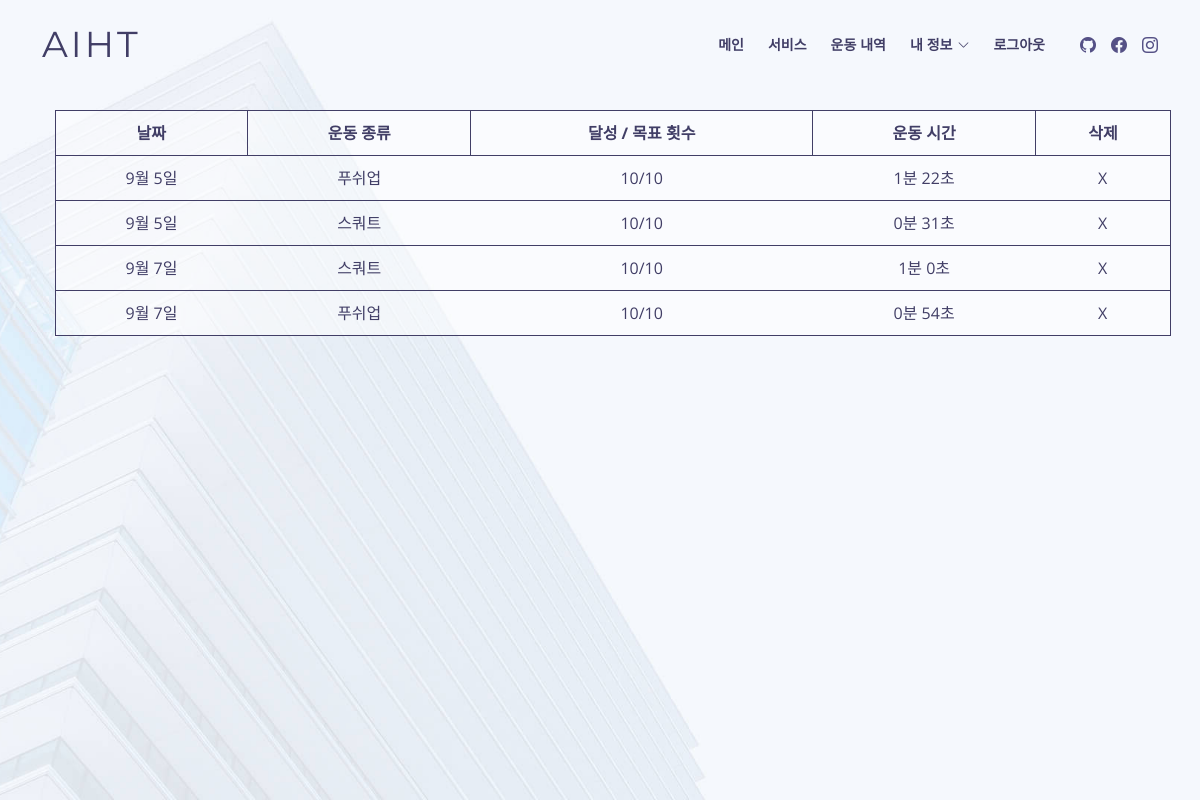
Before: /result_list (signed in) with the older database file.
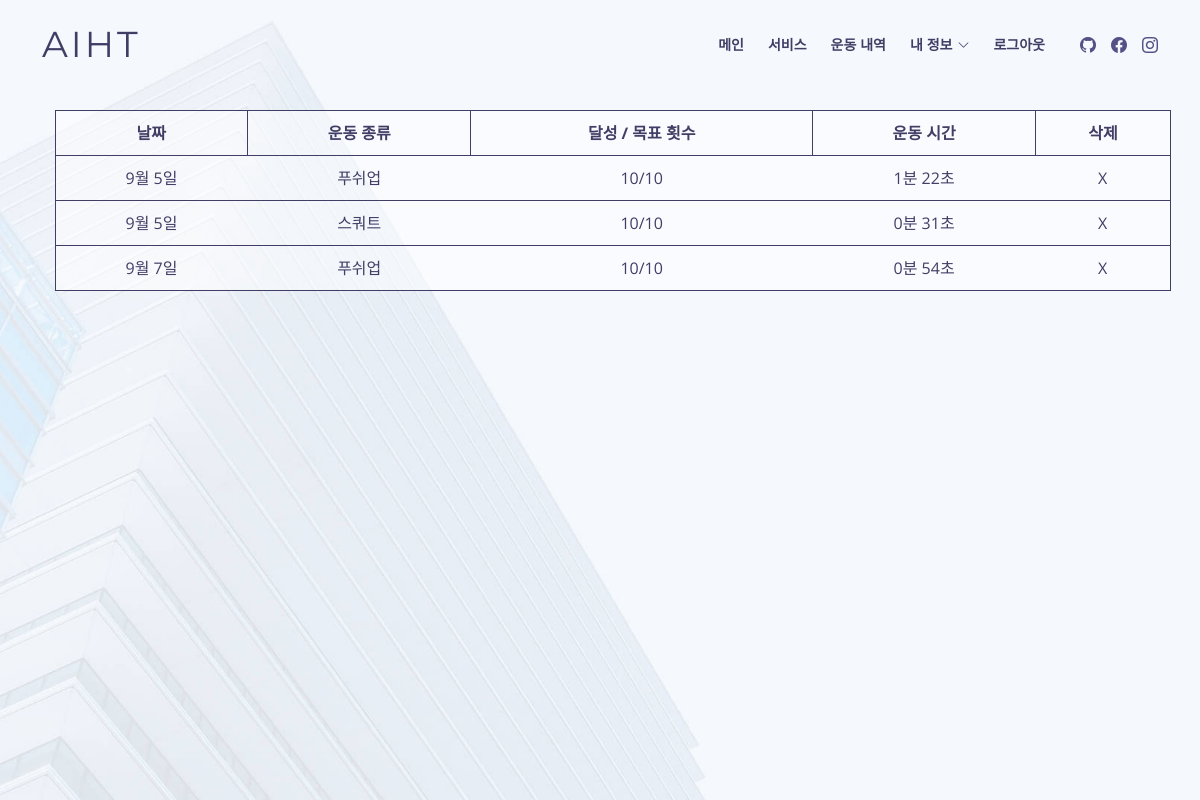
After: the same page with the newer database file.
### app.py (models this page shows, shortened)
class Result(db.Model):
    __tablename__ = 'result'
    id = db.Column(db.Integer, primary_key=True)
    date = db.Column(db.String(80), nullable=False)
    exercise = db.Column(db.String(80), nullable=False)
    result_num = db.Column(db.String(80), nullable=False)
    exercise_time = db.Column(db.String(80), nullable=False)
    user_id = db.Column(db.Integer, ForeignKey('user.username'))
    user = relationship("User", backref=backref('results', order_by=id))

### app.py (the view)
@app.route('/result_list', methods=['GET'])
def result_list():
    if session['login']:
        results = Result.query.filter_by(user_id=session['username']).all()
        return render_template('result_list.html', results=results)
    else:
        return redirect(url_for('login'))

### templates/result_list.html (shortened to what this page needs)
<!DOCTYPE html>
<html lang="ko">
<head>
  <link href="../static/main/vendor/aos/aos.css" rel="stylesheet">
  <link href="../static/main/vendor/bootstrap/css/bootstrap.min.css" rel="stylesheet">
  <link href="../static/main/vendor/bootstrap-icons/bootstrap-icons.css" rel="stylesheet">
  <link href="../static/main/vendor/glightbox/css/glightbox.min.css" rel="stylesheet">
  <link href="../static/main/vendor/swiper/swiper-bundle.min.css" rel="stylesheet">
  <link href="../static/main/css/style.css" rel="stylesheet">
</head>
<body>
  <header id="header" class="fixed-top d-flex align-items-center header-transparent">
    <div class="container d-flex align-items-center">
      <h1 class="logo me-auto"><a href="/">AIHT</a></h1>
      <nav id="navbar" class="navbar order-last order-lg-0">
        <ul>
          <li><a class="nav-link scrollto" href="/">메인</a></li>
          <li><a class="nav-link scrollto" href="#services">서비스</a></li>
            {% if session['login'] %}
                <li><a class="nav-link scrollto" href="/result_list">운동 내역</a></li>
                <li class="dropdown"><a href="#"><span>내 정보</span> <i class="bi bi-chevron-down"></i></a>
              </li>
              <li><a class="nav-link scrollto" href="/logout">로그아웃</a></li>
            {% else %}
            <li><a class="nav-link scrollto" href="/login">로그인</a></li>
            {% endif %}
        </ul>
      </nav>
      <div class="social-links">
        <a href="https://github.com/jjuny0310" class="github"><i class="bi bi-github"></i></a>
        <a href="#" class="facebook"><i class="bi bi-facebook"></i></a>
        <a href="#" class="instagram"><i class="bi bi-instagram"></i></a>
      </div>
    </div>
  </header>
  <section id="result_list" class="clearfix">
    <div class="container">
        <table>
            <tr>
                <th>날짜</th>
                <th>운동 종류</th>
                <th>달성 / 목표 횟수</th>
                <th>운동 시간</th>
                <th>삭제</th>
            </tr>
            {% for result in results %}
            <tr>
                <td>{{ result.date }}</td>
                <td>{{ result.exercise}}</td>
                <td>{{ result.result_num }}</td>
                <td>{{ result.exercise_time }}</td>
                <td><a href="javascript:resultDelete({{ result.id }})">X</a></td>
            </tr>
            {% endfor %}
        </table>
    </div>
  </section>
</body>
</html>

### static/main/css/style.css (style rules this page uses)
body { background: #fff; color: #444; font-family: "Open Sans", sans-serif; }
a { color: #1bb1dc; text-decoration: none; transition: 0.5s; }
h1, h2, h3, h4, h5, h6 { font-family: "Montserrat", sans-serif; font-weight: 400; margin: 0 0 20px 0; padding: 0; }
#header { background: #fff; transition: all 0.5s; z-index: 997; height: 90px; }
#header.header-transparent { background: transparent; }
#header .logo { font-size: 36px; margin: 0; padding: 0; font-weight: 400; letter-spacing: 3px; text-transform: uppercase; }
#header .logo a { color: #413e66; }
#header .social-links { margin: 0 0 0 20px; display: inline-flex; align-items: center; justify-content: center; }
#header .social-links a { color: #555186; transition: 0.3s; line-height: 0; margin-left: 15px; }
#header .social-links a i { line-height: 0; }
.navbar { padding: 0; }
.navbar ul { margin: 0; padding: 0; display: flex; list-style: none; align-items: center; }
.navbar li { position: relative; }
.navbar a, .navbar a:focus { display: flex; align-items: center; justify-content: space-between; padding: 10px 0 10px 24px; font-family: "Montserrat", sans-serif; text-transform: uppercase; font-size: 14px; font-weight: 600; color: #413e66; white-space: nowrap; transition: 0.3s; }
.navbar a i, .navbar a:focus i { font-size: 12px; line-height: 0; margin-left: 5px; }
section { overflow: hidden; }
#result_list { width: 100%; height: 100vh; position: relative; background: #f5f8fd url("../img/intro-bg.jpg") center top no-repeat; background-size: cover; padding-top: 110px; padding-left: 25px; }
#result_list table { width: 100%; background-color: rgba(255, 255, 255, 0.5); text-align: center; border: 1px solid #413e66; }
#result_list th { color: #413e66; border: 1px solid #413e66; padding: 10px; }
#result_list td { color: #413e66; border-bottom: 1px solid #413e66; padding: 10px; }
#result_list td a { color: #413e66; }

Changed rows visible on the page:
removed Result: date "9월 7일", exercise "스쿼트", result_num "10/10", exercise_time "1분 0초"
